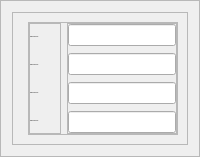
                           <widget class="QFrame" name="frame_27">
                            <property name="frameShape">
                             <enum>QFrame::Shape::StyledPanel</enum>
                            </property>
                            <property name="frameShadow">
                             <enum>QFrame::Shadow::Raised</enum>
                            </property>
                            <layout class="QVBoxLayout" name="verticalLayout_14">
                             <property name="spacing">
                              <number>0</number>
                             </property>
                             <item>
                              <widget class="QFrame" name="frame_29">
                               <property name="frameShape">
                                <enum>QFrame::Shape::StyledPanel</enum>
                               </property>
                               <property name="frameShadow">
                                <enum>QFrame::Shadow::Raised</enum>
                               </property>
                               <layout class="QHBoxLayout" name="horizontalLayout_10">
                                <property name="spacing">
                                 <number>20</number>
                                </property>
                                <property name="leftMargin">
                                 <number>15</number>
                                </property>
                                <item>
                                 <widget class="QFrame" name="frame_38">
                                  <property name="frameShape">
                                   <enum>QFrame::Shape::StyledPanel</enum>
                                  </property>
                                  <property name="frameShadow">
                                   <enum>QFrame::Shadow::Raised</enum>
                                  </property>
                                  <layout class="QHBoxLayout" name="horizontalLayout_16">
                                   <property name="spacing">
                                    <number>6</number>
                                   </property>
                                   <property name="leftMargin">
                                    <number>0</number>
                                   </property>
                                   <property name="topMargin">
                                    <number>0</number>
                                   </property>
                                   <property name="rightMargin">
                                    <number>0</number>
                                   </property>
                                   <property name="bottomMargin">
                                    <number>0</number>
                                   </property>
                                   <item>
                                    <widget class="QFrame" name="frame_32">
                                     <property name="sizePolicy">
                                      <sizepolicy hsizetype="MinimumExpanding" vsizetype="Preferred">
                                       <horstretch>0</horstretch>
                                       <verstretch>0</verstretch>
                                      </sizepolicy>
                                     </property>
                                     <property name="maximumSize">
                                      <size>
                                       <width>120</width>
                                       <height>16777215</height>
                                      </size>
                                     </property>
                                     <property name="frameShape">
                                      <enum>QFrame::Shape::StyledPanel</enum>
                                     </property>
                                     <property name="frameShadow">
                                      <enum>QFrame::Shadow::Raised</enum>
                                     </property>
                                     <layout class="QVBoxLayout" name="verticalLayout_20">
                                      <property name="spacing">
                                       <number>7</number>
                                      </property>
                                      <property name="leftMargin">
                                       <number>0</number>
                                      </property>
                                      <property name="topMargin">
                                       <number>0</number>
                                      </property>
                                      <property name="rightMargin">
                                       <number>0</number>
                                      </property>
                                      <property name="bottomMargin">
                                       <number>0</number>
                                      </property>
                                      <item>
                                       <widget class="QLabel" name="label_137">
                                        <property name="minimumSize">
                                         <size>
                                          <width>0</width>
                                          <height>18</height>
                                         </size>
                                        </property>
                                        <property name="maximumSize">
                                         <size>
                                          <width>16777215</width>
                                          <height>18</height>
                                         </size>
                                        </property>
                                        <property name="font">
                                         <font>
                                          <family>Yu Gothic UI Semilight</family>
                                          <pointsize>-1</pointsize>
                                         </font>
                                        </property>
                                        <property name="styleSheet">
                                         <string notr="true"/>
                                        </property>
                                        <property name="text">
                                         <string>Others Mesh Info:</string>
                                        </property>
                                       </widget>
                                      </item>
                                      <item>
                                       <widget class="QLabel" name="label_138">
                                        <property name="minimumSize">
                                         <size>
                                          <width>0</width>
                                          <height>18</height>
                                         </size>
                                        </property>
                                        <property name="maximumSize">
                                         <size>
                                          <width>16777215</width>
                                          <height>18</height>
                                         </size>
                                        </property>
                                        <property name="font">
                                         <font>
                                          <family>Yu Gothic UI Semilight</family>
                                          <pointsize>-1</pointsize>
                                         </font>
                                        </property>
                                        <property name="styleSheet">
                                         <string notr="true"/>
                                        </property>
                                        <property name="text">
                                         <string>Others Mesh Info:</string>
                                        </property>
                                       </widget>
                                      </item>
                                      <item>
                                       <widget class="QLabel" name="label_139">
                                        <property name="minimumSize">
                                         <size>
                                          <width>0</width>
                                          <height>18</height>
                                         </size>
                                        </property>
                                        <property name="maximumSize">
                                         <size>
                                          <width>16777215</width>
                                          <height>18</height>
                                         </size>
                                        </property>
                                        <property name="font">
                                         <font>
                                          <family>Yu Gothic UI Semilight</family>
                                          <pointsize>-1</pointsize>
                                         </font>
                                        </property>
                                        <property name="styleSheet">
                                         <string notr="true"/>
                                        </property>
                                        <property name="text">
                                         <string>Others Mesh Info:</string>
                                        </property>
                                       </widget>
                                      </item>
                                      <item>
                                       <widget class="QLabel" name="label_140">
                                        <property name="minimumSize">
                                         <size>
                                          <width>0</width>
                                          <height>18</height>
                                         </size>
                                        </property>
                                        <property name="maximumSize">
                                         <size>
                                          <width>16777215</width>
                                          <height>18</height>
                                         </size>
                                        </property>
                                        <property name="font">
                                         <font>
                                          <family>Yu Gothic UI Semilight</family>
                                          <pointsize>-1</pointsize>
                                         </font>
                                        </property>
                                        <property name="styleSheet">
                                         <string notr="true"/>
                                        </property>
                                        <property name="text">
                                         <string>Others Mesh Info:</string>
                                        </property>
                                       </widget>
                                      </item>
                                     </layout>
                                    </widget>
                                   </item>
                                   <item>
                                    <widget class="QFrame" name="frame_33">
                                     <property name="sizePolicy">
                                      <sizepolicy hsizetype="MinimumExpanding" vsizetype="Preferred">
                                       <horstretch>0</horstretch>
                                       <verstretch>0</verstretch>
                                      </sizepolicy>
                                     </property>
                                     <property name="frameShape">
                                      <enum>QFrame::Shape::StyledPanel</enum>
                                     </property>
                                     <property name="frameShadow">
                                      <enum>QFrame::Shadow::Raised</enum>
                                     </property>
                                     <layout class="QVBoxLayout" name="verticalLayout_26">
                                      <property name="spacing">
                                       <number>7</number>
                                      </property>
                                      <property name="leftMargin">
                                       <number>0</number>
                                      </property>
                                      <property name="topMargin">
                                       <number>0</number>
                                      </property>
                                      <property name="rightMargin">
                                       <number>0</number>
                                      </property>
                                      <property name="bottomMargin">
                                       <number>0</number>
                                      </property>
                                      <item>
                                       <widget class="QLineEdit" name="eulerianOtherInfo_2">
                                        <property name="minimumSize">
                                         <size>
                                          <width>0</width>
                                          <height>18</height>
                                         </size>
                                        </property>
                                        <property name="maximumSize">
                                         <size>
                                          <width>189</width>
                                          <height>16777215</height>
                                         </size>
                                        </property>
                                        <property name="text">
                                         <string/>
                                        </property>
                                        <property name="alignment">
                                         <set>Qt::AlignmentFlag::AlignCenter</set>
                                        </property>
                                        <property name="placeholderText">
                                         <string/>
                                        </property>
                                       </widget>
                                      </item>
                                      <item>
                                       <widget class="QLineEdit" name="eulerianOtherInfo_3">
                                        <property name="minimumSize">
                                         <size>
                                          <width>0</width>
                                          <height>18</height>
                                         </size>
                                        </property>
                                        <property name="maximumSize">
                                         <size>
                                          <width>189</width>
                                          <height>16777215</height>
                                         </size>
                                        </property>
                                        <property name="text">
                                         <string/>
                                        </property>
                                        <property name="alignment">
                                         <set>Qt::AlignmentFlag::AlignCenter</set>
                                        </property>
                                        <property name="placeholderText">
                                         <string/>
                                        </property>
                                       </widget>
                                      </item>
                                      <item>
                                       <widget class="QLineEdit" name="eulerianOtherInfo_4">
                                        <property name="minimumSize">
                                         <size>
                                          <width>0</width>
                                          <height>18</height>
                                         </size>
                                        </property>
                                        <property name="maximumSize">
                                         <size>
                                          <width>189</width>
                                          <height>16777215</height>
                                         </size>
                                        </property>
                                        <property name="text">
                                         <string/>
                                        </property>
                                        <property name="alignment">
                                         <set>Qt::AlignmentFlag::AlignCenter</set>
                                        </property>
                                        <property name="placeholderText">
                                         <string/>
                                        </property>
                                       </widget>
                                      </item>
                                      <item>
                                       <widget class="QLineEdit" name="eulerianOtherInfo_5">
                                        <property name="minimumSize">
                                         <size>
                                          <width>0</width>
                                          <height>18</height>
                                         </size>
                                        </property>
                                        <property name="maximumSize">
                                         <size>
                                          <width>189</width>
                                          <height>16777215</height>
                                         </size>
                                        </property>
                                        <property name="text">
                                         <string/>
                                        </property>
                                        <property name="alignment">
                                         <set>Qt::AlignmentFlag::AlignCenter</set>
                                        </property>
                                        <property name="placeholderText">
                                         <string/>
                                        </property>
                                       </widget>
                                      </item>
                                     </layout>
                                    </widget>
                                   </item>
                                  </layout>
                                 </widget>
                                </item>
                               </layout>
                              </widget>
                             </item>
                            </layout>
                           </widget>
